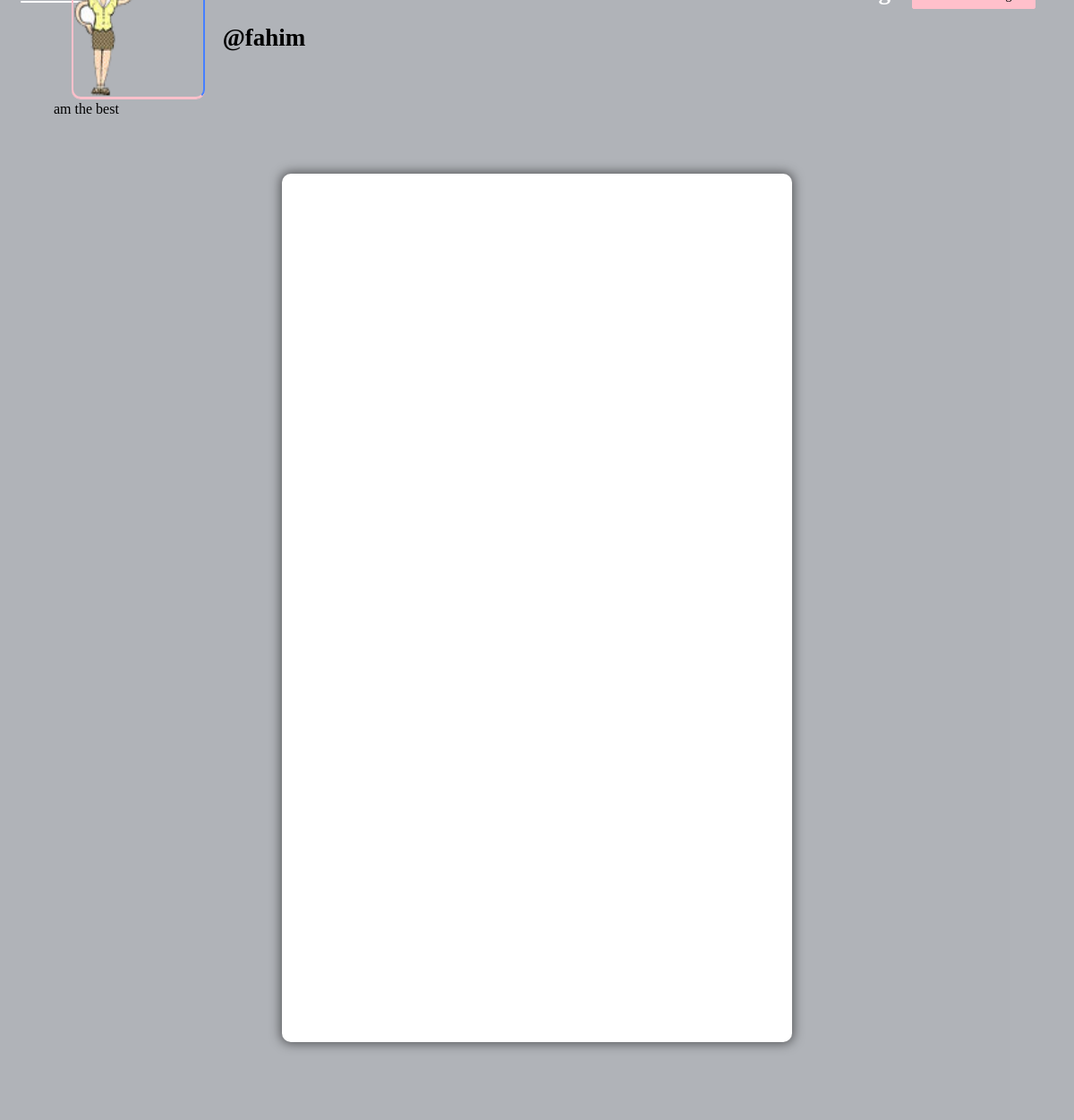
The page /profile/fahim (signed in) on the database as committed earlier.
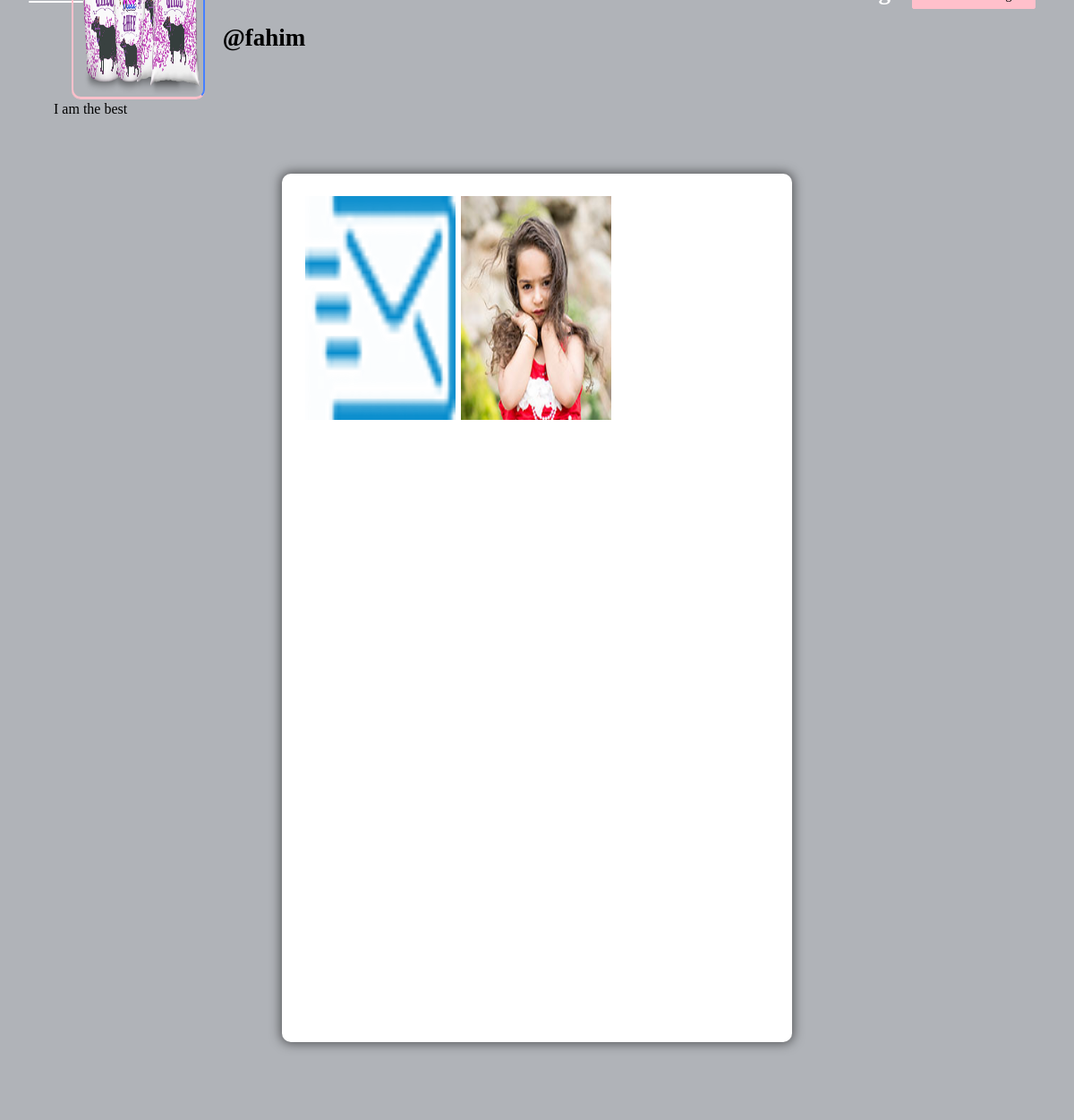
The same page on the database as committed later.
### core/models.py (models this page shows, shortened)
class Profile(models.Model):
    user = models.ForeignKey(User, on_delete=models.CASCADE)
    id_user = models.IntegerField()
    bio = models.TextField(blank=True)
    profileimg = models.ImageField(upload_to='profile_images',default='blank-profile-picture.png ')
    location = models.CharField(max_length=100,blank=True)

class Post(models.Model):
    id = models.UUIDField(primary_key=True, default=uuid.uuid4)
    user = models.CharField(max_length=100)
    image = models.ImageField(upload_to='post_images')
    caption = models.TextField()
    created_at = models.DateTimeField(default= datetime.now)
    no_of_likes = models.IntegerField(default=0)

### core/views.py (the view)
# urls.py: path('profile/<str:pk>',views.profile,name="profile"),
@login_required(login_url='signin')
def profile(request,pk):
    user_object = User.objects.get(username = pk)
    user_profile = Profile.objects.get(user=user_object)
    user_posts = Post.objects.filter(user=pk)
    user_posts_length = len(user_posts)
    follower = request.user.username
    user = pk
    if FollowersCount.objects.filter(follower=follower,user=user).first():
        button_text = 'Unfollow'
    else:
        button_text = 'Follow'
    user_followers = len(FollowersCount.objects.filter(user=pk))
    user_followings = len(FollowersCount.objects.filter(follower=pk))
    context = {
        'user_object': user_object,
        'user_profile': user_profile,
        'user_posts': user_posts,
        'user_post_length': user_posts_length,
        'button_text':button_text,
        'user_followers':user_followers,
        'user_followings':user_followings,
    }
    return render(request, 'profile.html',context)

### templates/profile.html (shortened to what this page needs)
{% load static %}
<!DOCTYPE html>
<html lang="en">
<head>
    <link rel="stylesheet" href="{% static 'css/main.min.css' %}">
    <link rel="stylesheet" href="{% static 'css/style.css' %}">
    <link rel="stylesheet" href="{% static 'css/color.css' %}">
    <link rel="stylesheet" href="{% static 'css/responsive.css' %}">
</head>
<body>
	<section>
			<div class="feature-photo">
				<figure><img src="{% static 'images/resources/timeline-1.jpg' %}" alt=""></figure>
				<form action="/follow/" method="POST" enctype="multipart/form-data">
					<div class="add-btn">
					<span style="color: white; font-size: 27px; margin-right: 520px;"><b><u><a href="/">Home</a></u></b></span>
					{% if user_post_length == 0 %}
						<span style="color: white; font-size: 27px;"><b>No Post</b></span>
					{% elif user_post_length == 1 %}
						<span style="color: white; font-size: 27px;"><b>{{user_post_length}} Posts</b></span>
					{% else %}
						<span style="color: white; font-size: 27px;"><b>{{user_post_length}} Posts</b></span>
					{% endif %}
					{% if user_followers == 0 or user_followers == 1 %}
					<span style="color: white; font-size: 27px;"><b>{{user_followers}} follower</b></span>
					{%else%}
					<span style="color: white; font-size: 27px;"><b>{{user_followers}} followers</b></span>
					{%endif%}
					{% if user_followings == 0 or user_followings == 1 %}
					<span style="color: white; font-size: 27px;"><b>{{user_followings}} following</b></span>
					{%else %}
					<span style="color: white; font-size: 27px;"><b>{{user_followings}} following</b></span>
					{%endif%}
					{% if user_object.username == user.username %}
						<a href="/settings/">Account Settings</a>
					{% else %}
						<a><button type="submit" style="background-color: #ffc0cb; border: #ffc0cb;">{{button_text}}</button></a>
					{% endif %}
					</div>
				</form>
				<div class="container-fluid">
					<div class="row merged">
						<div class="col-lg-2 col-sm-3">
							<div class="user-avatar">
								<figure>
									<img src="{{user_profile.profileimg.url}}" style="height: 250px; width: 100%;" alt="">
								</figure>
							</div>
						</div>
						<div class="col-lg-10 col-sm-9">
							<div class="timeline-info">
								<ul>
									<li class="admin-name">
									  <h5 style="color: black;white-space: nowrap; width: 110px; font-size: 27px;"><b>@{{user_profile.user.username}}</b></h5>
									</li>
								</ul>
							</div>
						</div>
					</div>
				</div>
			</div>
		</section>
		<section>
			<div class="bio">
				{{user_profile.bio}}
			</div>
		</section>
	<section>
		<div class="gap gray-bg">
			<div class="container-fluid">
				<div class="row">
					<div class="col-lg-12">
						<div class="row" id="page-contents">
							<div class="col-lg-3">
								<aside class="sidebar static">
								</aside>
							</div>
							<div class="col-lg-6">
								<div class="central-meta">
									<ul class="photos">
										{% for post in user_posts %}
										<li>
											<a class="strip" href="{{post.image.url}}" title="" data-strip-group="mygroup" data-strip-group-options="loop: false">
												<img src="{{post.image.url}}" style="height: 250px; width: 300px;" alt=""></a>
										</li>
										{% endfor %}
									</ul>
								</div>
							</div>
							<div class="col-lg-3">
								<aside class="sidebar static">
								</aside>
							</div>
						</div>
					</div>
				</div>
			</div>
		</div>
	</section>
</body>
</html>

### static/css/color.css (style rules this page uses)
#nprogress .bar, .timeline-info > ul li a::before, .add-btn > a, .activitiez > li::before, form button, .colla-apps > li a:hover, a.underline:before, .setting-row input:checked + label, .user-avatar:hover .edit-phto, .error-meta > a, .color-bg, .add-butn, .nav.nav-tabs.likes-btn > li a.active, a.dislike-btn, .drop > a:hover, .btn-view.btn-load-more:hover, .accordion .card h5 button[aria-expanded="true"], .chat-head, .f-page > figure em, .inbox-panel-head > ul > li > a, .nav-tabs--left .nav-link.active, .nav-tabs--left .nav-link.active:hover, footer .widget-title h4::before, #topcontrol, .sidebar .widget-title::before, .f-title::before, .g-post-classic > figure > i::after, .purify > a, .help-list > a:hover, .open-position::before, .info > a, .category-box:hover, .category-box.selected, a.main-btn, .section-heading::before, .getquot-baner, .more-branches > h4::before, .is-helpful > a, .cart-optionz > li > a:hover, .paginationz > li a:hover, .paginationz > li a.active, .shopping-cart, a.btn2:hover, .form-submit > input[type="submit"], button.submit-checkout, .delete-cart:hover, .proceed .button, .amount-area .update-cart, a.addnewforum, .apply-bttons > a { background: orange; }

### static/css/responsive.css (style rules this page uses)
@media screen and (max-width: 1281px) and (min-width: 1024px) { .photos > li { min-width: 32.2%; width: 32.2%; } }
@media screen and (max-width: 1281px) and (min-width: 1024px) { .timeline-info { line-height: 51px; } }
@media screen and (max-width: 1281px) and (min-width: 1024px) { .timeline-info .admin-name > h5 { font-size: 20px; } }
@media screen and (max-width: 1281px) and (min-width: 1024px) { .user-avatar { width: 80.2% } }

Rows that differ between the two databases and show on the page:
changed Profile "fahim": profileimg: a different picture; bio "am the best" → "I am the best"
added Post: image (picture)
added Post: image (picture)
